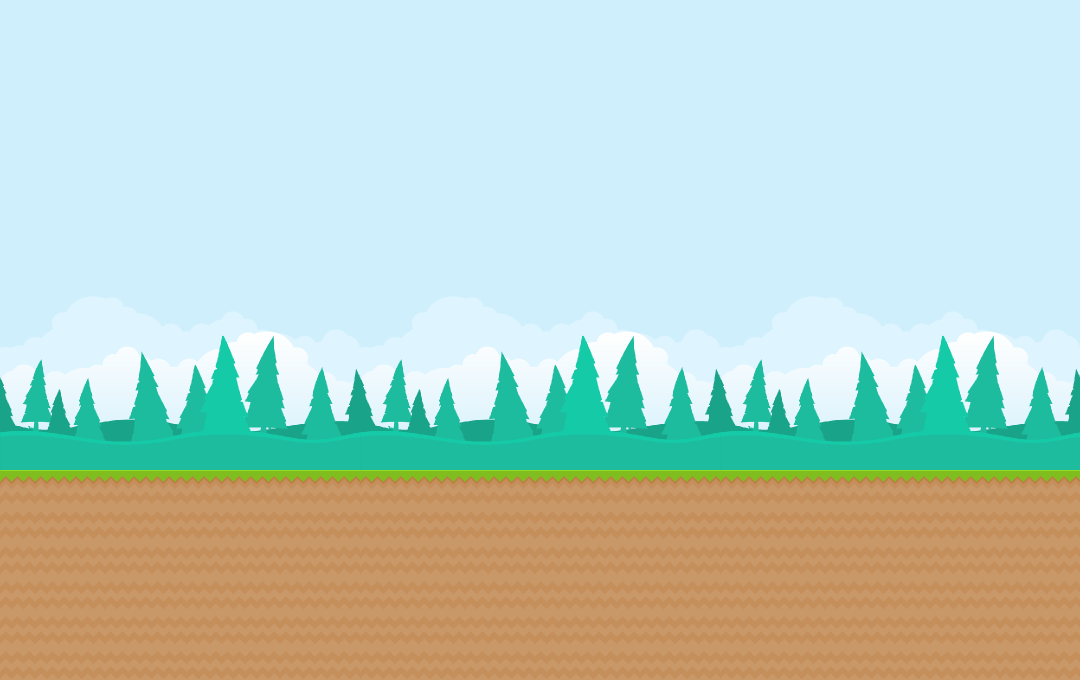
#> input picture script/genbackground/background.png, 2160 x 1360 px (shown at 1/2 size)
$ python extend.py
#> lines starting #> are read from the running program, lines starting #| are printed output that depends on the picture
from PIL import Image

backgroundUnit = Image.open("./background.png")
#> backgroundUnit is the input picture: PIL image 2160x1360 RGB; mean R, G, B 186.3, 206.5, 193.6
image = Image.new("RGB",(2160,1640),color="black")
#> image: PIL image 2160x1640 RGB; every value is 0
for i in range(0,3):
    image.paste(backgroundUnit,(0+i*720,0))
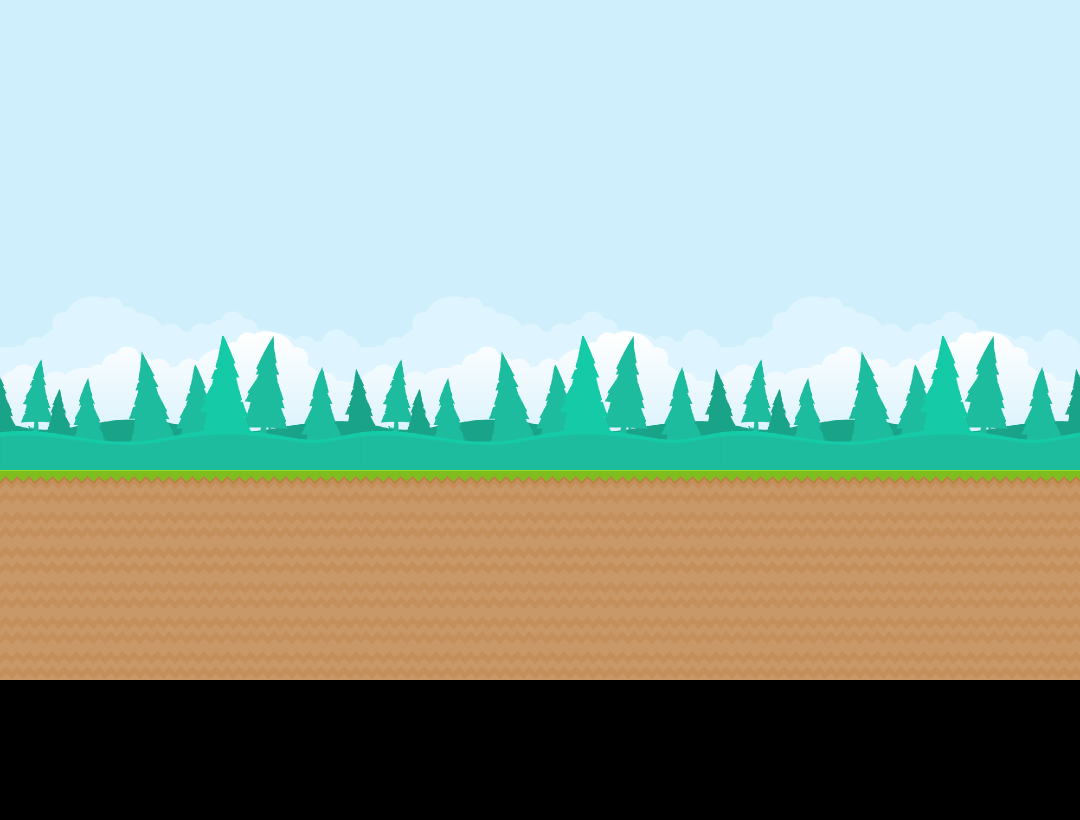
#> image: PIL image 2160x1640 RGB (shown at 1/2 size); mean R, G, B 154.5, 171.3, 160.5
image.save("background.png")
